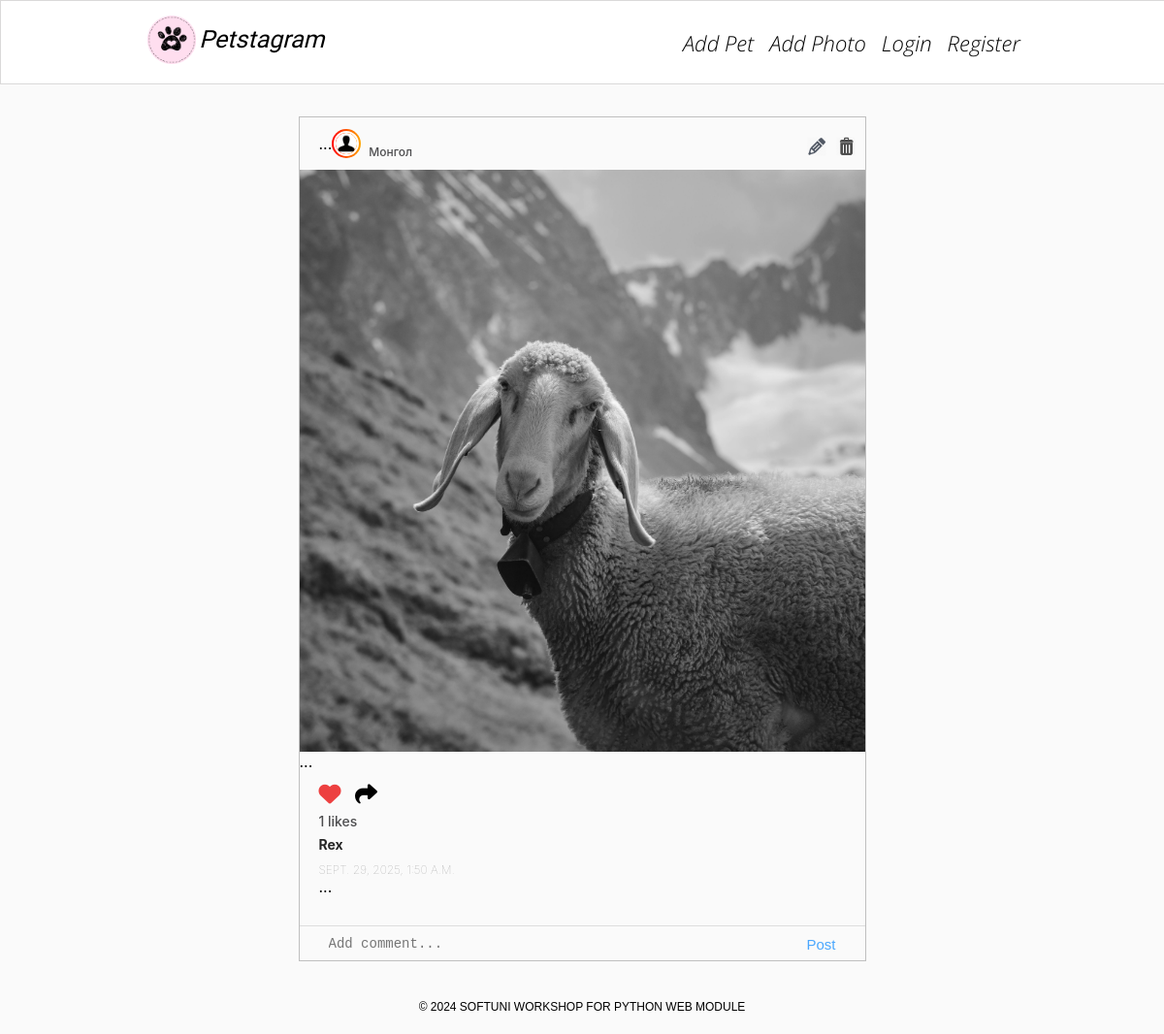
Page /photos/7/ on the committed database.
### petstagram/photos/models.py (models this page shows, shortened)
class Photo(models.Model):
    photo = models.ImageField(upload_to='images/', validators=[photo_file_size])
    description = models.TextField(
        max_length=300,
        validators=[MinLengthValidator(10)],
        blank=True,
        null=True,
    )
    location = models.CharField(
        max_length=30,
        blank=True,
        null=True,
    )
    tagged_pets = models.ManyToManyField('pets.Pet', blank=True)
    date_of_publication = models.DateTimeField(auto_now=True)

### petstagram/pets/models.py (models this page shows, shortened)
class Pet(models.Model):
    name = models.CharField(max_length=30)
    pet_photo = models.URLField()
    date_of_birth = models.DateField(null=True, blank=True)
    slug = models.SlugField(unique=True, null=False, blank=False, editable=False)
    owner = models.ForeignKey(User, on_delete=models.CASCADE)  # 🔥 эзэмшигч

### petstagram/photos/views.py (the view)
# urls.py: path('<int:pk>/', views.photo_details, name='photo_details'),
def photo_details(request, pk):
    photo=Photo.objects.get(pk=pk,)
    likes=photo.like_set.all()
    comments=photo.comment_set.all()
    context={
        'photo':photo,
        'likes':likes,
        'comments':comments,
    }
    return render(request, template_name='photos/photo-details-page.html', context=context)

### templates/photos/photo-details-page.html (shortened to what this page needs)
{% extends 'base.html' %}
{% load static %}
{% block content %}
    <div class="container">
        <div class="col-9">
            <div class="card">
                <div class="top">
                    <div class="userDetails">
...
        <a href="#">
            <div class="profilepic">
                <div class="profile_img">
                    <div class="image">
                        <img src="{% static '/images/person.png' %}" alt="img8">
                    </div>
                </div>
            </div>
        </a>
        <h3>
            <br>
            {% if photo.location %}
                <span>{{ photo.location }}</span>
            {% endif %}
            <div class="edit-delete-btns">
                <a href="{% url 'photo_edit' photo.pk %}">
                    <img class="edit-img" src="{% static '/images/edit-pen-icon-6.jpg' %}"
                         alt="edit button">
                </a>
                <a href="{% url 'photo_delete' photo.pk %}">
                    <img class="bin-img" src="{% static '/images/icon-remove-22.jpg' %}"
                         alt="bin button">
                </a>
            </div>
        </h3>
    </div>
</div>
        <div class="imgBx" id="{{photo.id}}">
            <img src="{{ photo.photo.url }}"
                 alt="post image" class="cover">
        </div>
...
      <div class="bottom">
           <div class="actionBtns">
               <div class="left">
                   <span class="heart">
<a href="{% url 'like' photo.id %}">
                               {% if photo.like_set.all %}
                                   <i class="fa-solid fa-heart" style="color: #ed4040;"></i>
                               {% else %}
                                   <i class="fa-regular fa-heart"></i>
                               {% endif %}
   </a>
                   </span>
                   <a href="{% url 'share' photo.id %}">
                       <i class="fa-solid fa-share"></i>
                   </a>
               </div>
           </div>
           <p class="likes">{{ likes.count }} likes</p>
           {% for pet in photo.tagged_pets.all %}
               <a href="{% url 'pet_details' username=pet.owner.username pet_slug=pet.slug %}">
                   <p class="message">
                       <b>{{ pet.name }}</b>
                   </p>
               </a>
           {% endfor %}
           <h5 class="postTime">{{ photo.date_of_publication }}</h5>
...
                </div>
            <div class="addComments">
                <form method="post" action="#">
                    <textarea name="body" cols="40" rows="10" placeholder="Add comment..." maxlength="300"
                              required="" id="id_body"></textarea>
                    <button type="submit">Post</button>
                </form>
            </div>
            </div>
        </div>
    </div>
{% endblock %}

### static/css/home.css (style rules this page uses)
* { margin: 0; padding: 0; box-sizing: border-box; }
body { font-family: -apple-system, system-ui, "Segoe UI", Roboto, Oxygen, Ubuntu, Cantarell, "Open Sans", "Helvetica Neue", sans-serif; background: #fafafa; min-height: 100vh; }
.container { padding: 15px 0; width: 75%; display: flex; align-items: center; justify-content: space-between; }
.container a { color: #403e3e; }
main .container { position: relative; margin-top: 60px; width: 75%; display: flex; align-items: flex-start; justify-content: space-between; }
.col-9 { width: 65%; margin: 5% auto; margin-bottom: -20px; }
.col-9 .card { margin-bottom: 20px; position: relative; width: 100%; display: inline-block; border: 1px solid rgba(7, 7, 7, 0.24); }
.col-9 .card .top { padding: 10px 20px; display: flex; justify-content: space-between; align-items: center; }
.col-9 .card .bottom { padding: 10px 20px; }
.col-9 .card .top .userDetails { width: 100%; display: flex; align-items: center; }
.profilepic { display: inline-block; }
.profilepic .profile_img { display: flex; align-items: center; justify-content: center; border-radius: 50%; overflow: hidden; width: 30px; height: 30px; background: linear-gradient(to right, red, orange); padding: 2px; margin-right: 8px; }
.profilepic .profile_img .image { position: relative; width: 100%; height: 100%; border-radius: 50%; margin-top: 0; overflow: hidden; display: flex; align-items: center; justify-content: center; border: 2px solid white; }
.profilepic .profile_img img { width: 100%; height: 100%; object-fit: cover; margin-top: 0 !important; }
.cover { position: absolute; top: 0; left: 0; width: 100%; height: 100%; object-fit: cover; }
.col-9 .card .top .userDetails h3 { font-size: 16px; color: #4d4d4f; font-weight: 500; line-height: 1em; white-space: nowrap; }
.col-9 .card .top .userDetails h3 span { font-size: 0.75em; }
.imgBx { position: relative; width: 100%; min-height: 600px; }
.actionBtns { display: flex; justify-content: space-between; align-items: center; font-size: 23px; }
.actionBtns i { cursor: pointer; }
.actionBtns .left i { margin-right: 8px; }
.likes { font-weight: 500; margin-top: 5px; font-size: 14px; cursor: default; color: #4d4d4f; }
.message { font-weight: 400; margin-top: 5px; font-size: 14px; color: #777; line-height: 1.5em; }
.message b { color: #262626; }
.addComments { display: flex; align-items: center; margin-top: 20px; border-top: 1px solid #ddd; padding: 10px 0; }
.addComments button { position: absolute; right: 30px; color: #1d92ffcb; font-weight: 500; font-size: 15px; border: none; background-color: inherit; cursor: pointer; }
textarea { position: absolute; left: 30px; width: 85%; resize: none; overflow: hidden; height: 20px; border: none; outline: none; font-weight: 400; font-size: 14px; color: #262626; background: none; }
.addComments form { display: flex; margin-bottom: 15px; }
.postTime { margin-top: 8px; font-weight: lighter; cursor: default; color: rgb(163, 163, 163); font-size: 12px; text-transform: uppercase; }
a { text-decoration: none; }
i { color: black; }

### static/css/photoDetails.css (style rules this page uses)
.userDetails a { color: initial; }
.edit-delete-btns { position: absolute; top: 20px; right: 10px; }
.edit-delete-btns img { width: 20px; margin-left: 5px; }

### static/css/profile.css (style rules this page uses)
.profile_img img { width: 175px; height: 175px; margin-top: 10px; border-radius: 50%; object-fit: cover; }

### rows in the picture
Photo: location "Монгол", photo (picture), count "1", date_of_publication "SEPT. 29, 2025, 1:50 A.M."
Pet: name "Rex"
